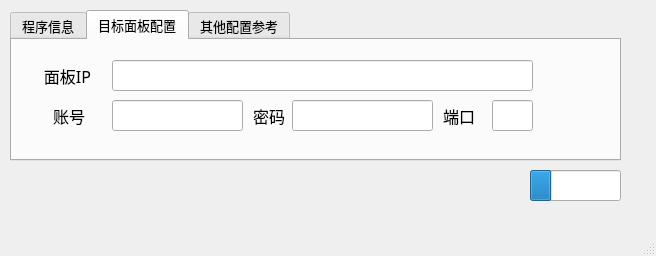
<?xml version="1.0" encoding="UTF-8"?>
<ui version="4.0">
 <class>MainWindow</class>
 <widget class="QMainWindow" name="MainWindow">
  <property name="geometry">
   <rect>
    <x>0</x>
    <y>0</y>
    <width>656</width>
    <height>256</height>
   </rect>
  </property>
  <property name="font">
   <font>
    <family>Hack</family>
    <pointsize>10</pointsize>
   </font>
  </property>
  <property name="windowTitle">
   <string>PLC打包工具</string>
  </property>
  <widget class="QWidget" name="centralwidget">
   <widget class="QTabWidget" name="tabWidget">
    <property name="geometry">
     <rect>
      <x>10</x>
      <y>10</y>
      <width>611</width>
      <height>151</height>
     </rect>
    </property>
    <property name="font">
     <font>
      <family>Hack</family>
      <pointsize>10</pointsize>
     </font>
    </property>
    <property name="tabPosition">
     <enum>QTabWidget::North</enum>
    </property>
    <property name="tabShape">
     <enum>QTabWidget::Rounded</enum>
    </property>
    <property name="currentIndex">
     <number>1</number>
    </property>
    <widget class="QWidget" name="tab_progm">
     <attribute name="title">
      <string>程序信息</string>
     </attribute>
     <widget class="QLineEdit" name="date">
      <property name="geometry">
       <rect>
        <x>470</x>
        <y>20</y>
        <width>101</width>
        <height>31</height>
       </rect>
      </property>
      <property name="font">
       <font>
        <family>Hack</family>
        <pointsize>12</pointsize>
       </font>
      </property>
     </widget>
     <widget class="QLineEdit" name="vers">
      <property name="geometry">
       <rect>
        <x>290</x>
        <y>20</y>
        <width>111</width>
        <height>31</height>
       </rect>
      </property>
      <property name="font">
       <font>
        <family>Hack</family>
        <pointsize>12</pointsize>
       </font>
      </property>
     </widget>
     <widget class="QLabel" name="lab_firm">
      <property name="geometry">
       <rect>
        <x>50</x>
        <y>20</y>
        <width>71</width>
        <height>31</height>
       </rect>
      </property>
      <property name="font">
       <font>
        <family>Hack</family>
        <pointsize>12</pointsize>
       </font>
      </property>
      <property name="text">
       <string>厂商</string>
      </property>
      <property name="alignment">
       <set>Qt::AlignCenter</set>
      </property>
     </widget>
     <widget class="QLineEdit" name="firm">
      <property name="geometry">
       <rect>
        <x>130</x>
        <y>20</y>
        <width>111</width>
        <height>31</height>
       </rect>
      </property>
      <property name="font">
       <font>
        <family>Hack</family>
        <pointsize>12</pointsize>
       </font>
      </property>
     </widget>
     <widget class="QLabel" name="lab_vers">
      <property name="geometry">
       <rect>
        <x>240</x>
        <y>21</y>
        <width>54</width>
        <height>31</height>
       </rect>
      </property>
      <property name="font">
       <font>
        <family>Hack</family>
        <pointsize>12</pointsize>
       </font>
      </property>
      <property name="text">
       <string>版本</string>
      </property>
      <property name="alignment">
       <set>Qt::AlignCenter</set>
      </property>
     </widget>
     <widget class="QLabel" name="lab_date">
      <property name="geometry">
       <rect>
        <x>420</x>
        <y>22</y>
        <width>54</width>
        <height>31</height>
       </rect>
      </property>
      <property name="font">
       <font>
        <family>Hack</family>
        <pointsize>12</pointsize>
       </font>
      </property>
      <property name="text">
       <string>日期</string>
      </property>
      <property name="alignment">
       <set>Qt::AlignCenter</set>
      </property>
     </widget>
     <widget class="QLineEdit" name="progm_store">
      <property name="enabled">
       <bool>true</bool>
      </property>
      <property name="geometry">
       <rect>
        <x>130</x>
        <y>70</y>
        <width>441</width>
        <height>31</height>
       </rect>
      </property>
      <property name="font">
       <font>
        <family>Hack</family>
        <pointsize>12</pointsize>
       </font>
      </property>
     </widget>
     <widget class="QLabel" name="lab_progm_store">
      <property name="geometry">
       <rect>
        <x>0</x>
        <y>70</y>
        <width>121</width>
        <height>31</height>
       </rect>
      </property>
      <property name="font">
       <font>
        <family>Hack</family>
        <pointsize>12</pointsize>
       </font>
      </property>
      <property name="text">
       <string>程式存放路径</string>
      </property>
      <property name="alignment">
       <set>Qt::AlignCenter</set>
      </property>
     </widget>
    </widget>
    <widget class="QWidget" name="tab_HMI_cfg">
     <attribute name="title">
      <string>目标面板配置</string>
     </attribute>
     <widget class="QLineEdit" name="HMI_ip">
      <property name="geometry">
       <rect>
        <x>100</x>
        <y>20</y>
        <width>421</width>
        <height>31</height>
       </rect>
      </property>
      <property name="font">
       <font>
        <family>Hack</family>
        <pointsize>12</pointsize>
       </font>
      </property>
     </widget>
     <widget class="QLabel" name="lab_passwd">
      <property name="geometry">
       <rect>
        <x>230</x>
        <y>60</y>
        <width>54</width>
        <height>31</height>
       </rect>
      </property>
      <property name="font">
       <font>
        <family>Hack</family>
        <pointsize>12</pointsize>
        <weight>50</weight>
        <bold>false</bold>
       </font>
      </property>
      <property name="text">
       <string>密码</string>
      </property>
      <property name="alignment">
       <set>Qt::AlignCenter</set>
      </property>
     </widget>
     <widget class="QLineEdit" name="HMI_passwd">
      <property name="geometry">
       <rect>
        <x>280</x>
        <y>60</y>
        <width>141</width>
        <height>31</height>
       </rect>
      </property>
      <property name="font">
       <font>
        <family>Hack</family>
        <pointsize>12</pointsize>
       </font>
      </property>
     </widget>
     <widget class="QLineEdit" name="HMI_port">
      <property name="geometry">
       <rect>
        <x>480</x>
        <y>60</y>
        <width>41</width>
        <height>31</height>
       </rect>
      </property>
      <property name="font">
       <font>
        <family>Hack</family>
        <pointsize>12</pointsize>
       </font>
      </property>
     </widget>
     <widget class="QLabel" name="lab_port">
      <property name="geometry">
       <rect>
        <x>420</x>
        <y>60</y>
        <width>54</width>
        <height>31</height>
       </rect>
      </property>
      <property name="font">
       <font>
        <family>Hack</family>
        <pointsize>12</pointsize>
        <weight>50</weight>
        <bold>false</bold>
       </font>
      </property>
      <property name="text">
       <string>端口</string>
      </property>
      <property name="alignment">
       <set>Qt::AlignCenter</set>
      </property>
     </widget>
     <widget class="QLabel" name="lab_ip">
      <property name="geometry">
       <rect>
        <x>20</x>
        <y>20</y>
        <width>71</width>
        <height>31</height>
       </rect>
      </property>
      <property name="font">
       <font>
        <family>Hack</family>
        <pointsize>12</pointsize>
        <weight>50</weight>
        <bold>false</bold>
       </font>
      </property>
      <property name="text">
       <string>面板IP</string>
      </property>
      <property name="alignment">
       <set>Qt::AlignCenter</set>
      </property>
     </widget>
     <widget class="QLabel" name="lab_account">
      <property name="geometry">
       <rect>
        <x>30</x>
        <y>60</y>
        <width>54</width>
        <height>31</height>
       </rect>
      </property>
      <property name="font">
       <font>
        <family>Hack</family>
        <pointsize>12</pointsize>
        <weight>50</weight>
        <bold>false</bold>
       </font>
      </property>
      <property name="text">
       <string>账号</string>
      </property>
      <property name="alignment">
       <set>Qt::AlignCenter</set>
      </property>
     </widget>
     <widget class="QLineEdit" name="HMI_account">
      <property name="geometry">
       <rect>
        <x>100</x>
        <y>60</y>
        <width>131</width>
        <height>31</height>
       </rect>
      </property>
      <property name="font">
       <font>
        <family>Hack</family>
        <pointsize>12</pointsize>
       </font>
      </property>
     </widget>
    </widget>
    <widget class="QWidget" name="tab_std">
     <attribute name="title">
      <string>其他配置参考</string>
     </attribute>
     <widget class="QLabel" name="lab_progm_res">
      <property name="geometry">
       <rect>
        <x>30</x>
        <y>19</y>
        <width>101</width>
        <height>31</height>
       </rect>
      </property>
      <property name="font">
       <font>
        <pointsize>12</pointsize>
       </font>
      </property>
      <property name="text">
       <string>程式来源路径</string>
      </property>
     </widget>
     <widget class="QLineEdit" name="progm_res">
      <property name="enabled">
       <bool>false</bool>
      </property>
      <property name="geometry">
       <rect>
        <x>160</x>
        <y>19</y>
        <width>171</width>
        <height>31</height>
       </rect>
      </property>
      <property name="font">
       <font>
        <pointsize>12</pointsize>
       </font>
      </property>
      <property name="text">
       <string>面板 \usr路径下</string>
      </property>
     </widget>
     <widget class="QLineEdit" name="shell_path">
      <property name="enabled">
       <bool>false</bool>
      </property>
      <property name="geometry">
       <rect>
        <x>160</x>
        <y>60</y>
        <width>171</width>
        <height>31</height>
       </rect>
      </property>
      <property name="font">
       <font>
        <pointsize>12</pointsize>
       </font>
      </property>
      <property name="text">
       <string>面板 \usr路径下</string>
      </property>
     </widget>
     <widget class="QLabel" name="lab_shell_path">
      <property name="enabled">
       <bool>true</bool>
      </property>
      <property name="geometry">
       <rect>
        <x>30</x>
        <y>60</y>
        <width>131</width>
        <height>31</height>
       </rect>
      </property>
      <property name="font">
       <font>
        <pointsize>12</pointsize>
       </font>
      </property>
      <property name="text">
       <string>shell存放路径</string>
      </property>
     </widget>
    </widget>
   </widget>
   <widget class="QPushButton" name="btn_to_pack">
    <property name="geometry">
     <rect>
      <x>530</x>
      <y>170</y>
      <width>90</width>
      <height>30</height>
     </rect>
    </property>
    <property name="font">
     <font>
      <family>Hack</family>
      <pointsize>12</pointsize>
     </font>
    </property>
    <property name="text">
     <string>开始打包</string>
    </property>
   </widget>
   <widget class="QProgressBar" name="pBar">
    <property name="geometry">
     <rect>
      <x>530</x>
      <y>170</y>
      <width>91</width>
      <height>31</height>
     </rect>
    </property>
    <property name="font">
     <font>
      <underline>false</underline>
     </font>
    </property>
    <property name="value">
     <number>24</number>
    </property>
    <property name="textVisible">
     <bool>false</bool>
    </property>
    <property name="format">
     <string>%p%</string>
    </property>
   </widget>
  </widget>
  <widget class="QMenuBar" name="menubar">
   <property name="geometry">
    <rect>
     <x>0</x>
     <y>0</y>
     <width>656</width>
     <height>26</height>
    </rect>
   </property>
  </widget>
  <widget class="QStatusBar" name="statusbar"/>
 </widget>
 <tabstops>
  <tabstop>firm</tabstop>
  <tabstop>vers</tabstop>
  <tabstop>date</tabstop>
  <tabstop>progm_store</tabstop>
  <tabstop>tabWidget</tabstop>
  <tabstop>HMI_ip</tabstop>
  <tabstop>HMI_account</tabstop>
  <tabstop>HMI_passwd</tabstop>
  <tabstop>HMI_port</tabstop>
  <tabstop>btn_to_pack</tabstop>
  <tabstop>shell_path</tabstop>
  <tabstop>progm_res</tabstop>
 </tabstops>
 <resources/>
 <connections/>
</ui>
